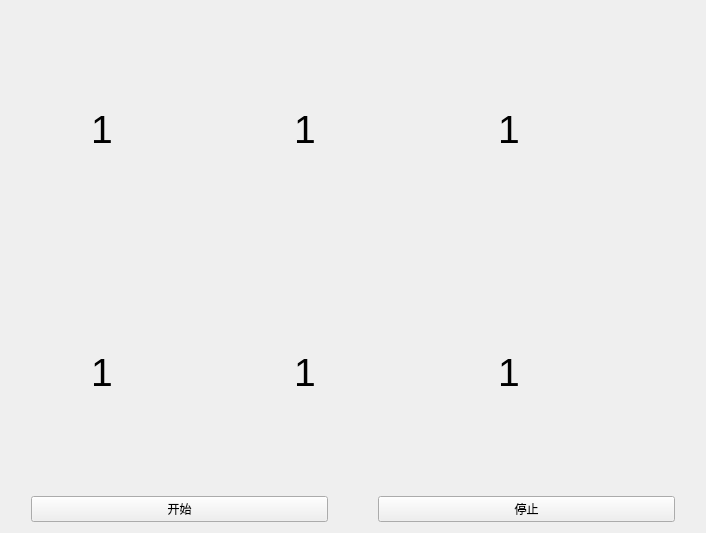
<?xml version="1.0" encoding="UTF-8"?>
<ui version="4.0">
 <class>Lottery</class>
 <widget class="QWidget" name="Lottery">
  <property name="geometry">
   <rect>
    <x>0</x>
    <y>0</y>
    <width>706</width>
    <height>533</height>
   </rect>
  </property>
  <property name="windowTitle">
   <string>Form</string>
  </property>
  <layout class="QVBoxLayout" name="verticalLayout">
   <item>
    <layout class="QHBoxLayout" name="horizontalLayout_4">
     <property name="leftMargin">
      <number>80</number>
     </property>
     <item>
      <widget class="QLabel" name="label_4">
       <property name="font">
        <font>
         <pointsize>29</pointsize>
        </font>
       </property>
       <property name="text">
        <string>1</string>
       </property>
      </widget>
     </item>
     <item>
      <widget class="QLabel" name="label_5">
       <property name="font">
        <font>
         <pointsize>29</pointsize>
        </font>
       </property>
       <property name="text">
        <string>1</string>
       </property>
      </widget>
     </item>
     <item>
      <widget class="QLabel" name="label_6">
       <property name="font">
        <font>
         <pointsize>29</pointsize>
        </font>
       </property>
       <property name="text">
        <string>1</string>
       </property>
      </widget>
     </item>
    </layout>
   </item>
   <item>
    <layout class="QHBoxLayout" name="horizontalLayout">
     <property name="leftMargin">
      <number>80</number>
     </property>
     <item>
      <widget class="QLabel" name="label">
       <property name="font">
        <font>
         <pointsize>29</pointsize>
        </font>
       </property>
       <property name="text">
        <string>1</string>
       </property>
      </widget>
     </item>
     <item>
      <widget class="QLabel" name="label_2">
       <property name="font">
        <font>
         <pointsize>29</pointsize>
        </font>
       </property>
       <property name="text">
        <string>1</string>
       </property>
      </widget>
     </item>
     <item>
      <widget class="QLabel" name="label_3">
       <property name="font">
        <font>
         <pointsize>29</pointsize>
        </font>
       </property>
       <property name="text">
        <string>1</string>
       </property>
      </widget>
     </item>
    </layout>
   </item>
   <item>
    <layout class="QHBoxLayout" name="horizontalLayout_2">
     <property name="spacing">
      <number>50</number>
     </property>
     <property name="leftMargin">
      <number>20</number>
     </property>
     <property name="rightMargin">
      <number>20</number>
     </property>
     <item>
      <widget class="QPushButton" name="pushButton">
       <property name="text">
        <string>开始</string>
       </property>
      </widget>
     </item>
     <item>
      <widget class="QPushButton" name="pushButton_2">
       <property name="text">
        <string>停止</string>
       </property>
      </widget>
     </item>
    </layout>
   </item>
  </layout>
 </widget>
 <resources/>
 <connections/>
</ui>
